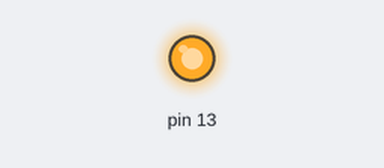
The sketch below on a simulated Arduino Uno, built with avr-gcc and run on an emulated ATmega328P. Shown: output pins drawn as LEDs (lit = HIGH).

Above: at 0.2 s.
At 50.5 s:
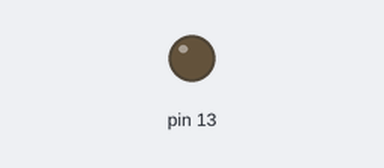
Timing chart, 0 to 130.0 s (numbered marks = the images above):
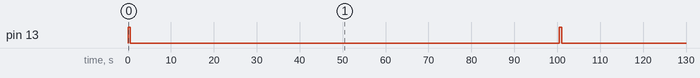

Measured:
- by itself, pin 13: alternates HIGH for 0.50 s and LOW for 100 s

The sketch:

sketch_dec28a.ino
```cpp
void setup() {
  // put your setup code here, to run once:
  pinMode(13, OUTPUT);
}

void loop() {
  // put your main code here, to run repeatedly:
  digitalWrite(13, HIGH);
  delay(500);
  digitalWrite(13, LOW);
  delay(100000);
}
```
